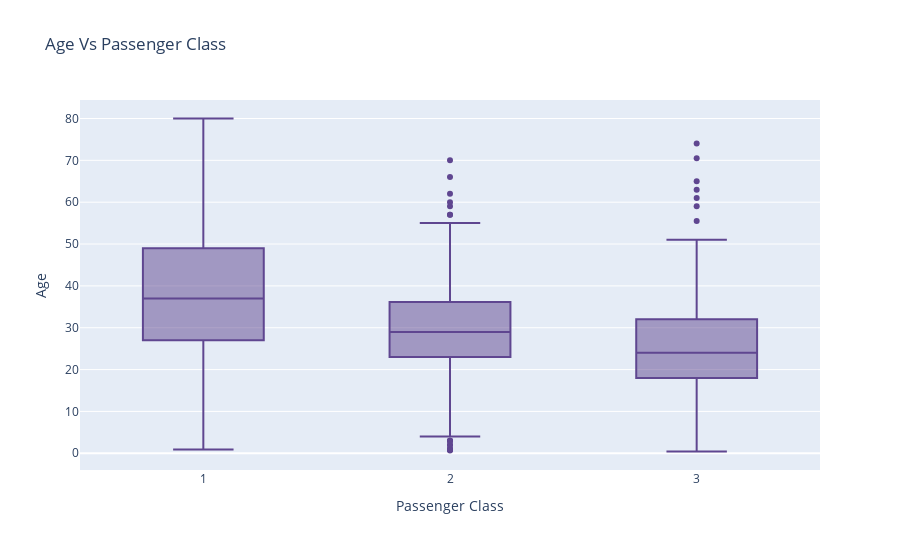

Write notebook code for a chart like this one.
### Code cell
# Plotting 'Age' VS 'Pclass'
fig = px.box(data_frame= titanic, x="Pclass", y="Age", labels={'Pclass':'Passenger Class'}, title= 'Age Vs Passenger Class',
            color_discrete_sequence=px.colors.qualitative.Prism)
fig.update_layout(height = 550)
fig.show()

### Figure 1 — Plotly figure (JSON) as saved in the notebook; plotly's stock layout.template omitted (floating-point values rounded to 4 significant figures; data arrays with more than 128 entries replaced by an {"elided": "..."} marker saying what was removed)
{"data": [{"alignmentgroup": "True", "hovertemplate": "Passenger Class=%{x}<br>Age=%{y}<extra></extra>", "legendgroup": "", "marker": {"color": "rgb(95, 70, 144)"}, "name": "", "notched": false, "offsetgroup": "", "orientation": "v", "showlegend": false, "type": "box", "x": {"elided": "891 int values"}, "x0": " ", "xaxis": "x", "y": {"elided": "891 float values"}, "y0": " ", "yaxis": "y"}], "layout": {"boxmode": "group", "height": 550, "legend": {"tracegroupgap": 0}, "title": {"text": "Age Vs Passenger Class"}, "xaxis": {"anchor": "y", "domain": [0, 1], "title": {"text": "Passenger Class"}}, "yaxis": {"anchor": "x", "domain": [0, 1], "title": {"text": "Age"}}}}
